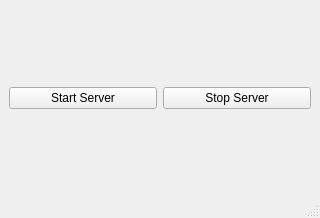
<?xml version="1.0" encoding="UTF-8"?>
<ui version="4.0">
 <class>MainView</class>
 <widget class="QMainWindow" name="MainView">
  <property name="geometry">
   <rect>
    <x>0</x>
    <y>0</y>
    <width>320</width>
    <height>218</height>
   </rect>
  </property>
  <property name="windowTitle">
   <string>MainView</string>
  </property>
  <widget class="QWidget" name="centralwidget">
   <layout class="QHBoxLayout" name="horizontalLayout">
    <item>
     <widget class="QPushButton" name="btnStartSever">
      <property name="text">
       <string>Start Server</string>
      </property>
     </widget>
    </item>
    <item>
     <widget class="QPushButton" name="btnStopServer">
      <property name="text">
       <string>Stop Server</string>
      </property>
     </widget>
    </item>
   </layout>
  </widget>
  <widget class="QMenuBar" name="menubar">
   <property name="geometry">
    <rect>
     <x>0</x>
     <y>0</y>
     <width>320</width>
     <height>21</height>
    </rect>
   </property>
  </widget>
  <widget class="QStatusBar" name="statusbar"/>
 </widget>
 <resources/>
 <connections/>
</ui>
